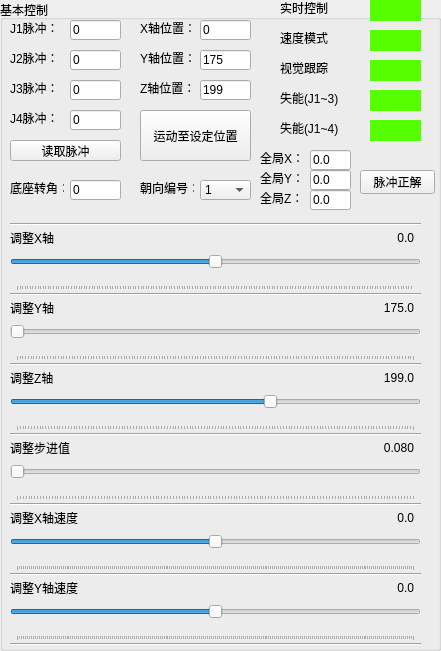
           <widget class="QGroupBox" name="groupBox">
            <property name="geometry">
             <rect>
              <x>10</x>
              <y>10</y>
              <width>441</width>
              <height>651</height>
             </rect>
            </property>
            <property name="title">
             <string>基本控制</string>
            </property>
            <widget class="QLabel" name="label_25">
             <property name="geometry">
              <rect>
               <x>10</x>
               <y>580</y>
               <width>71</width>
               <height>16</height>
              </rect>
             </property>
             <property name="text">
              <string>调整Y轴速度</string>
             </property>
            </widget>
            <widget class="QLabel" name="label_8">
             <property name="geometry">
              <rect>
               <x>140</x>
               <y>180</y>
               <width>54</width>
               <height>16</height>
              </rect>
             </property>
             <property name="text">
              <string>朝向编号：</string>
             </property>
            </widget>
            <widget class="QLineEdit" name="entryR_j3Clk">
             <property name="geometry">
              <rect>
               <x>70</x>
               <y>80</y>
               <width>51</width>
               <height>20</height>
              </rect>
             </property>
             <property name="text">
              <string>0</string>
             </property>
             <property name="readOnly">
              <bool>false</bool>
             </property>
            </widget>
            <widget class="QLineEdit" name="entryR_j1Clk">
             <property name="geometry">
              <rect>
               <x>70</x>
               <y>20</y>
               <width>51</width>
               <height>20</height>
              </rect>
             </property>
             <property name="text">
              <string>0</string>
             </property>
             <property name="readOnly">
              <bool>false</bool>
             </property>
            </widget>
            <widget class="QLabel" name="label_4">
             <property name="geometry">
              <rect>
               <x>10</x>
               <y>20</y>
               <width>54</width>
               <height>16</height>
              </rect>
             </property>
             <property name="text">
              <string>J1脉冲：</string>
             </property>
            </widget>
            <widget class="QSlider" name="slider_xPos">
             <property name="geometry">
              <rect>
               <x>10</x>
               <y>240</y>
               <width>411</width>
               <height>51</height>
              </rect>
             </property>
             <property name="minimum">
              <number>-2000</number>
             </property>
             <property name="maximum">
              <number>2000</number>
             </property>
             <property name="pageStep">
              <number>1</number>
             </property>
             <property name="orientation">
              <enum>Qt::Orientation::Horizontal</enum>
             </property>
             <property name="invertedAppearance">
              <bool>false</bool>
             </property>
             <property name="tickPosition">
              <enum>QSlider::TickPosition::TicksBelow</enum>
             </property>
             <property name="tickInterval">
              <number>26</number>
             </property>
            </widget>
            <widget class="QSwitchButton" name="sw_realTime" native="true">
             <property name="geometry">
              <rect>
               <x>370</x>
               <y>0</y>
               <width>51</width>
               <height>21</height>
              </rect>
             </property>
             <property name="styleSheet">
              <string notr="true">background-color: rgb(85, 255, 0);</string>
             </property>
            </widget>
            <widget class="QSlider" name="slider_zPos">
             <property name="geometry">
              <rect>
               <x>10</x>
               <y>380</y>
               <width>411</width>
               <height>51</height>
              </rect>
             </property>
             <property name="minimum">
              <number>200</number>
             </property>
             <property name="maximum">
              <number>3000</number>
             </property>
             <property name="pageStep">
              <number>1</number>
             </property>
             <property name="sliderPosition">
              <number>1990</number>
             </property>
             <property name="orientation">
              <enum>Qt::Orientation::Horizontal</enum>
             </property>
             <property name="invertedAppearance">
              <bool>false</bool>
             </property>
             <property name="tickPosition">
              <enum>QSlider::TickPosition::TicksBelow</enum>
             </property>
             <property name="tickInterval">
              <number>20</number>
             </property>
            </widget>
            <widget class="QSlider" name="slider_speedX">
             <property name="geometry">
              <rect>
               <x>10</x>
               <y>520</y>
               <width>411</width>
               <height>51</height>
              </rect>
             </property>
             <property name="minimum">
              <number>-20000</number>
             </property>
             <property name="maximum">
              <number>20000</number>
             </property>
             <property name="singleStep">
              <number>10</number>
             </property>
             <property name="pageStep">
              <number>100</number>
             </property>
             <property name="orientation">
              <enum>Qt::Orientation::Horizontal</enum>
             </property>
             <property name="invertedAppearance">
              <bool>false</bool>
             </property>
             <property name="tickPosition">
              <enum>QSlider::TickPosition::TicksBelow</enum>
             </property>
             <property name="tickInterval">
              <number>200</number>
             </property>
            </widget>
            <widget class="QLineEdit" name="entry_zPos">
             <property name="geometry">
              <rect>
               <x>200</x>
               <y>80</y>
               <width>51</width>
               <height>20</height>
              </rect>
             </property>
             <property name="text">
              <string>199</string>
             </property>
            </widget>
            <widget class="QSlider" name="slider_stepSize">
             <property name="geometry">
              <rect>
               <x>10</x>
               <y>450</y>
               <width>411</width>
               <height>51</height>
              </rect>
             </property>
             <property name="minimum">
              <number>80</number>
             </property>
             <property name="maximum">
              <number>2000</number>
             </property>
             <property name="pageStep">
              <number>1</number>
             </property>
             <property name="orientation">
              <enum>Qt::Orientation::Horizontal</enum>
             </property>
             <property name="invertedAppearance">
              <bool>false</bool>
             </property>
             <property name="tickPosition">
              <enum>QSlider::TickPosition::TicksBelow</enum>
             </property>
             <property name="tickInterval">
              <number>14</number>
             </property>
            </widget>
            <widget class="QLabel" name="label_3">
             <property name="geometry">
              <rect>
               <x>140</x>
               <y>80</y>
               <width>54</width>
               <height>16</height>
              </rect>
             </property>
             <property name="text">
              <string>Z轴位置：</string>
             </property>
            </widget>
            <widget class="QLabel" name="label">
             <property name="geometry">
              <rect>
               <x>140</x>
               <y>20</y>
               <width>54</width>
               <height>16</height>
              </rect>
             </property>
             <property name="text">
              <string>X轴位置：</string>
             </property>
            </widget>
            <widget class="QLabel" name="label_22">
             <property name="geometry">
              <rect>
               <x>10</x>
               <y>510</y>
               <width>71</width>
               <height>16</height>
              </rect>
             </property>
             <property name="text">
              <string>调整X轴速度</string>
             </property>
            </widget>
            <widget class="QLineEdit" name="entryR_j2Clk">
             <property name="geometry">
              <rect>
               <x>70</x>
               <y>50</y>
               <width>51</width>
               <height>20</height>
              </rect>
             </property>
             <property name="text">
              <string>0</string>
             </property>
             <property name="readOnly">
              <bool>false</bool>
             </property>
            </widget>
            <widget class="QLabel" name="label_7">
             <property name="geometry">
              <rect>
               <x>10</x>
               <y>180</y>
               <width>54</width>
               <height>16</height>
              </rect>
             </property>
             <property name="text">
              <string>底座转角：</string>
             </property>
            </widget>
            <widget class="QLabel" name="label_6">
             <property name="geometry">
              <rect>
               <x>10</x>
               <y>80</y>
               <width>54</width>
               <height>16</height>
              </rect>
             </property>
             <property name="text">
              <string>J3脉冲：</string>
             </property>
            </widget>
            <widget class="QSwitchButton" name="sw_disEnJ14" native="true">
             <property name="geometry">
              <rect>
               <x>370</x>
               <y>120</y>
               <width>51</width>
               <height>21</height>
              </rect>
             </property>
             <property name="styleSheet">
              <string notr="true">background-color: rgb(85, 255, 0);</string>
             </property>
            </widget>
            <widget class="QSlider" name="slider_speedY">
             <property name="geometry">
              <rect>
               <x>10</x>
               <y>590</y>
               <width>411</width>
               <height>51</height>
              </rect>
             </property>
             <property name="minimum">
              <number>-20000</number>
             </property>
             <property name="maximum">
              <number>20000</number>
             </property>
             <property name="singleStep">
              <number>10</number>
             </property>
             <property name="pageStep">
              <number>100</number>
             </property>
             <property name="orientation">
              <enum>Qt::Orientation::Horizontal</enum>
             </property>
             <property name="invertedAppearance">
              <bool>false</bool>
             </property>
             <property name="tickPosition">
              <enum>QSlider::TickPosition::TicksBelow</enum>
             </property>
             <property name="tickInterval">
              <number>200</number>
             </property>
            </widget>
            <widget class="QLabel" name="label_2">
             <property name="geometry">
              <rect>
               <x>140</x>
               <y>50</y>
               <width>54</width>
               <height>16</height>
              </rect>
             </property>
             <property name="text">
              <string>Y轴位置：</string>
             </property>
            </widget>
            <widget class="QLabel" name="label_10">
             <property name="geometry">
              <rect>
               <x>280</x>
               <y>30</y>
               <width>54</width>
               <height>16</height>
              </rect>
             </property>
             <property name="text">
              <string>速度模式</string>
             </property>
            </widget>
            <widget class="QLabel" name="label_5">
             <property name="geometry">
              <rect>
               <x>10</x>
               <y>50</y>
               <width>54</width>
               <height>16</height>
              </rect>
             </property>
             <property name="text">
              <string>J2脉冲：</string>
             </property>
            </widget>
            <widget class="QLabel" name="label_11">
             <property name="geometry">
              <rect>
               <x>280</x>
               <y>90</y>
               <width>71</width>
               <height>16</height>
              </rect>
             </property>
             <property name="text">
              <string>失能(J1~3)</string>
             </property>
            </widget>
            <widget class="QLabel" name="label_21">
             <property name="geometry">
              <rect>
               <x>10</x>
               <y>440</y>
               <width>71</width>
               <height>16</height>
              </rect>
             </property>
             <property name="text">
              <string>调整步进值</string>
             </property>
            </widget>
            <widget class="QSwitchButton" name="sw_tracking" native="true">
             <property name="geometry">
              <rect>
               <x>370</x>
               <y>60</y>
               <width>51</width>
               <height>21</height>
              </rect>
             </property>
             <property name="styleSheet">
              <string notr="true">background-color: rgb(85, 255, 0);</string>
             </property>
            </widget>
            <widget class="QLineEdit" name="entry_yPos">
             <property name="geometry">
              <rect>
               <x>200</x>
               <y>50</y>
               <width>51</width>
               <height>20</height>
              </rect>
             </property>
             <property name="text">
              <string>175</string>
             </property>
            </widget>
            <widget class="QLabel" name="label_9">
             <property name="geometry">
              <rect>
               <x>280</x>
               <y>0</y>
               <width>54</width>
               <height>16</height>
              </rect>
             </property>
             <property name="text">
              <string>实时控制</string>
             </property>
            </widget>
            <widget class="QLabel" name="label_13">
             <property name="geometry">
              <rect>
               <x>280</x>
               <y>60</y>
               <width>54</width>
               <height>16</height>
              </rect>
             </property>
             <property name="text">
              <string>视觉跟踪</string>
             </property>
            </widget>
            <widget class="QSwitchButton" name="sw_speedMode" native="true">
             <property name="geometry">
              <rect>
               <x>370</x>
               <y>30</y>
               <width>51</width>
               <height>21</height>
              </rect>
             </property>
             <property name="styleSheet">
              <string notr="true">background-color: rgb(85, 255, 0);</string>
             </property>
            </widget>
            <widget class="QLabel" name="label_17">
             <property name="geometry">
              <rect>
               <x>10</x>
               <y>300</y>
               <width>54</width>
               <height>16</height>
              </rect>
             </property>
             <property name="text">
              <string>调整Y轴</string>
             </property>
            </widget>
            <widget class="QLineEdit" name="entry_xPos">
             <property name="geometry">
              <rect>
               <x>200</x>
               <y>20</y>
               <width>51</width>
               <height>20</height>
              </rect>
             </property>
             <property name="text">
              <string>0</string>
             </property>
            </widget>
            <widget class="QLineEdit" name="entryR_alpha0">
             <property name="geometry">
              <rect>
               <x>70</x>
               <y>180</y>
               <width>51</width>
               <height>20</height>
              </rect>
             </property>
             <property name="text">
              <string>0</string>
             </property>
             <property name="readOnly">
              <bool>true</bool>
             </property>
            </widget>
            <widget class="QLabel" name="label_18">
             <property name="geometry">
              <rect>
               <x>10</x>
               <y>370</y>
               <width>54</width>
               <height>16</height>
              </rect>
             </property>
             <property name="text">
              <string>调整Z轴</string>
             </property>
            </widget>
            <widget class="QSlider" name="slider_yPos">
             <property name="geometry">
              <rect>
               <x>10</x>
               <y>310</y>
               <width>411</width>
               <height>51</height>
              </rect>
             </property>
             <property name="minimum">
              <number>1750</number>
             </property>
             <property name="maximum">
              <number>4650</number>
             </property>
             <property name="pageStep">
              <number>1</number>
             </property>
             <property name="orientation">
              <enum>Qt::Orientation::Horizontal</enum>
             </property>
             <property name="invertedAppearance">
              <bool>false</bool>
             </property>
             <property name="tickPosition">
              <enum>QSlider::TickPosition::TicksBelow</enum>
             </property>
             <property name="tickInterval">
              <number>20</number>
             </property>
            </widget>
            <widget class="QPushButton" name="btn_readClk">
             <property name="geometry">
              <rect>
               <x>10</x>
               <y>140</y>
               <width>111</width>
               <height>21</height>
              </rect>
             </property>
             <property name="text">
              <string>读取脉冲</string>
             </property>
            </widget>
            <widget class="QLabel" name="label_14">
             <property name="geometry">
              <rect>
               <x>10</x>
               <y>230</y>
               <width>54</width>
               <height>16</height>
              </rect>
             </property>
             <property name="text">
              <string>调整X轴</string>
             </property>
            </widget>
            <widget class="QPushButton" name="btn_mToSet">
             <property name="geometry">
              <rect>
               <x>140</x>
               <y>110</y>
               <width>111</width>
               <height>51</height>
              </rect>
             </property>
             <property name="text">
              <string>运动至设定位置</string>
             </property>
            </widget>
            <widget class="QLabel" name="label_12">
             <property name="geometry">
              <rect>
               <x>280</x>
               <y>120</y>
               <width>71</width>
               <height>16</height>
              </rect>
             </property>
             <property name="text">
              <string>失能(J1~4)</string>
             </property>
            </widget>
            <widget class="QSwitchButton" name="sw_disEnJ13" native="true">
             <property name="geometry">
              <rect>
               <x>370</x>
               <y>90</y>
               <width>51</width>
               <height>21</height>
              </rect>
             </property>
             <property name="styleSheet">
              <string notr="true">background-color: rgb(85, 255, 0);</string>
             </property>
            </widget>
            <widget class="QComboBox" name="cBox_armDir">
             <property name="geometry">
              <rect>
               <x>200</x>
               <y>180</y>
               <width>51</width>
               <height>20</height>
              </rect>
             </property>
             <item>
              <property name="text">
               <string>1</string>
              </property>
             </item>
             <item>
              <property name="text">
               <string>2</string>
              </property>
             </item>
             <item>
              <property name="text">
               <string>3</string>
              </property>
             </item>
             <item>
              <property name="text">
               <string>4</string>
              </property>
             </item>
            </widget>
            <widget class="Line" name="line_5">
             <property name="geometry">
              <rect>
               <x>10</x>
               <y>286</y>
               <width>411</width>
               <height>16</height>
              </rect>
             </property>
             <property name="orientation">
              <enum>Qt::Orientation::Horizontal</enum>
             </property>
            </widget>
            <widget class="Line" name="line_6">
             <property name="geometry">
              <rect>
               <x>10</x>
               <y>356</y>
               <width>411</width>
               <height>16</height>
              </rect>
             </property>
             <property name="orientation">
              <enum>Qt::Orientation::Horizontal</enum>
             </property>
            </widget>
            <widget class="Line" name="line_7">
             <property name="geometry">
              <rect>
               <x>10</x>
               <y>426</y>
               <width>411</width>
               <height>16</height>
              </rect>
             </property>
             <property name="orientation">
              <enum>Qt::Orientation::Horizontal</enum>
             </property>
            </widget>
            <widget class="Line" name="line_8">
             <property name="geometry">
              <rect>
               <x>10</x>
               <y>496</y>
               <width>411</width>
               <height>16</height>
              </rect>
             </property>
             <property name="orientation">
              <enum>Qt::Orientation::Horizontal</enum>
             </property>
            </widget>
            <widget class="Line" name="line_9">
             <property name="geometry">
              <rect>
               <x>10</x>
               <y>566</y>
               <width>411</width>
               <height>16</height>
              </rect>
             </property>
             <property name="orientation">
              <enum>Qt::Orientation::Horizontal</enum>
             </property>
            </widget>
            <widget class="Line" name="line_10">
             <property name="geometry">
              <rect>
               <x>10</x>
               <y>216</y>
               <width>411</width>
               <height>16</height>
              </rect>
             </property>
             <property name="styleSheet">
              <string notr="true"/>
             </property>
             <property name="orientation">
              <enum>Qt::Orientation::Horizontal</enum>
             </property>
            </widget>
            <widget class="Line" name="line_11">
             <property name="geometry">
              <rect>
               <x>10</x>
               <y>636</y>
               <width>411</width>
               <height>16</height>
              </rect>
             </property>
             <property name="orientation">
              <enum>Qt::Orientation::Horizontal</enum>
             </property>
            </widget>
            <widget class="QLabel" name="label_slider_xPos">
             <property name="geometry">
              <rect>
               <x>360</x>
               <y>230</y>
               <width>54</width>
               <height>16</height>
              </rect>
             </property>
             <property name="text">
              <string>0.0</string>
             </property>
             <property name="alignment">
              <set>Qt::AlignmentFlag::AlignRight|Qt::AlignmentFlag::AlignTrailing|Qt::AlignmentFlag::AlignVCenter</set>
             </property>
            </widget>
            <widget class="QLabel" name="label_slider_yPos">
             <property name="geometry">
              <rect>
               <x>360</x>
               <y>300</y>
               <width>54</width>
               <height>16</height>
              </rect>
             </property>
             <property name="text">
              <string>175.0</string>
             </property>
             <property name="alignment">
              <set>Qt::AlignmentFlag::AlignRight|Qt::AlignmentFlag::AlignTrailing|Qt::AlignmentFlag::AlignVCenter</set>
             </property>
            </widget>
            <widget class="QLabel" name="label_slider_zPos">
             <property name="geometry">
              <rect>
               <x>360</x>
               <y>370</y>
               <width>54</width>
               <height>16</height>
              </rect>
             </property>
             <property name="text">
              <string>199.0</string>
             </property>
             <property name="alignment">
              <set>Qt::AlignmentFlag::AlignRight|Qt::AlignmentFlag::AlignTrailing|Qt::AlignmentFlag::AlignVCenter</set>
             </property>
            </widget>
            <widget class="QLabel" name="label_slider_stepSize">
             <property name="geometry">
              <rect>
               <x>360</x>
               <y>440</y>
               <width>54</width>
               <height>16</height>
              </rect>
             </property>
             <property name="text">
              <string>0.080</string>
             </property>
             <property name="alignment">
              <set>Qt::AlignmentFlag::AlignRight|Qt::AlignmentFlag::AlignTrailing|Qt::AlignmentFlag::AlignVCenter</set>
             </property>
            </widget>
            <widget class="QLabel" name="label_slider_speedX">
             <property name="geometry">
              <rect>
               <x>360</x>
               <y>510</y>
               <width>54</width>
               <height>16</height>
              </rect>
             </property>
             <property name="text">
              <string>0.0</string>
             </property>
             <property name="alignment">
              <set>Qt::AlignmentFlag::AlignRight|Qt::AlignmentFlag::AlignTrailing|Qt::AlignmentFlag::AlignVCenter</set>
             </property>
            </widget>
            <widget class="QLabel" name="label_slider_speedY">
             <property name="geometry">
              <rect>
               <x>360</x>
               <y>580</y>
               <width>54</width>
               <height>16</height>
              </rect>
             </property>
             <property name="text">
              <string>0.0</string>
             </property>
             <property name="alignment">
              <set>Qt::AlignmentFlag::AlignRight|Qt::AlignmentFlag::AlignTrailing|Qt::AlignmentFlag::AlignVCenter</set>
             </property>
            </widget>
            <widget class="QLineEdit" name="entryR_j4Clk">
             <property name="geometry">
              <rect>
               <x>70</x>
               <y>110</y>
               <width>51</width>
               <height>20</height>
              </rect>
             </property>
             <property name="text">
              <string>0</string>
             </property>
             <property name="readOnly">
              <bool>false</bool>
             </property>
            </widget>
            <widget class="QLabel" name="label_15">
             <property name="geometry">
              <rect>
               <x>10</x>
               <y>110</y>
               <width>54</width>
               <height>16</height>
              </rect>
             </property>
             <property name="text">
              <string>J4脉冲：</string>
             </property>
            </widget>
            <widget class="QLabel" name="label_73">
             <property name="geometry">
              <rect>
               <x>260</x>
               <y>150</y>
               <width>51</width>
               <height>16</height>
              </rect>
             </property>
             <property name="text">
              <string>全局X：</string>
             </property>
            </widget>
            <widget class="QLineEdit" name="entryR_globalX">
             <property name="geometry">
              <rect>
               <x>310</x>
               <y>150</y>
               <width>41</width>
               <height>20</height>
              </rect>
             </property>
             <property name="text">
              <string>0.0</string>
             </property>
            </widget>
            <widget class="QLineEdit" name="entryR_globalY">
             <property name="geometry">
              <rect>
               <x>310</x>
               <y>170</y>
               <width>41</width>
               <height>20</height>
              </rect>
             </property>
             <property name="text">
              <string>0.0</string>
             </property>
            </widget>
            <widget class="QLabel" name="label_74">
             <property name="geometry">
              <rect>
               <x>260</x>
               <y>170</y>
               <width>51</width>
               <height>16</height>
              </rect>
             </property>
             <property name="text">
              <string>全局Y：</string>
             </property>
            </widget>
            <widget class="QLabel" name="label_75">
             <property name="geometry">
              <rect>
               <x>260</x>
               <y>190</y>
               <width>51</width>
               <height>16</height>
              </rect>
             </property>
             <property name="text">
              <string>全局Z：</string>
             </property>
            </widget>
            <widget class="QLineEdit" name="entryR_globalZ">
             <property name="geometry">
              <rect>
               <x>310</x>
               <y>190</y>
               <width>41</width>
               <height>20</height>
              </rect>
             </property>
             <property name="text">
              <string>0.0</string>
             </property>
            </widget>
            <widget class="QPushButton" name="btn_clk2pos">
             <property name="geometry">
              <rect>
               <x>360</x>
               <y>170</y>
               <width>75</width>
               <height>24</height>
              </rect>
             </property>
             <property name="text">
              <string>脉冲正解</string>
             </property>
            </widget>
           </widget>
